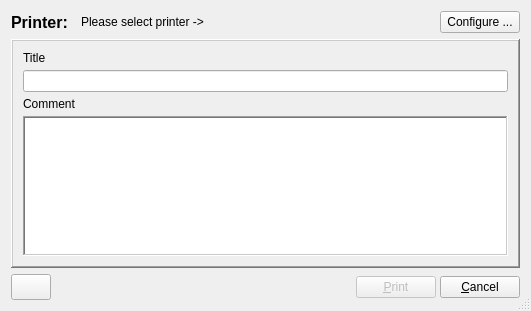
<?xml version="1.0" encoding="UTF-8"?>
<ui version="4.0">
 <class>UIPrintDlg</class>
 <widget class="QDialog" name="UIPrintDlg">
  <property name="geometry">
   <rect>
    <x>0</x>
    <y>0</y>
    <width>531</width>
    <height>311</height>
   </rect>
  </property>
  <property name="windowTitle">
   <string>QtDMM: Print graph ...</string>
  </property>
  <property name="windowIconText">
   <string>Print ...</string>
  </property>
  <property name="sizeGripEnabled">
   <bool>true</bool>
  </property>
  <layout class="QVBoxLayout">
   <property name="spacing">
    <number>6</number>
   </property>
   <property name="leftMargin">
    <number>11</number>
   </property>
   <property name="topMargin">
    <number>11</number>
   </property>
   <property name="rightMargin">
    <number>11</number>
   </property>
   <property name="bottomMargin">
    <number>11</number>
   </property>
   <item>
    <layout class="QHBoxLayout">
     <property name="spacing">
      <number>5</number>
     </property>
     <property name="leftMargin">
      <number>0</number>
     </property>
     <property name="topMargin">
      <number>0</number>
     </property>
     <property name="rightMargin">
      <number>0</number>
     </property>
     <property name="bottomMargin">
      <number>0</number>
     </property>
     <item>
      <widget class="QLabel" name="TextLabel3">
       <property name="sizePolicy">
        <sizepolicy hsizetype="Minimum" vsizetype="Preferred">
         <horstretch>0</horstretch>
         <verstretch>0</verstretch>
        </sizepolicy>
       </property>
       <property name="font">
        <font>
         <pointsize>12</pointsize>
         <weight>75</weight>
         <bold>true</bold>
        </font>
       </property>
       <property name="text">
        <string>Printer:</string>
       </property>
       <property name="wordWrap">
        <bool>false</bool>
       </property>
      </widget>
     </item>
     <item>
      <widget class="QLabel" name="printerLabel">
       <property name="sizePolicy">
        <sizepolicy hsizetype="Expanding" vsizetype="Preferred">
         <horstretch>0</horstretch>
         <verstretch>0</verstretch>
        </sizepolicy>
       </property>
       <property name="whatsThis">
        <string>This label shows the currently selected printer. Click the button to the right to configure the printer. &lt;i&gt;(You have to select a printer in order to be able to print)&lt;/i&gt;</string>
       </property>
       <property name="frameShape">
        <enum>QFrame::NoFrame</enum>
       </property>
       <property name="frameShadow">
        <enum>QFrame::Sunken</enum>
       </property>
       <property name="text">
        <string>Please select printer -&gt;</string>
       </property>
       <property name="wordWrap">
        <bool>false</bool>
       </property>
       <property name="margin">
        <number>0</number>
       </property>
       <property name="indent">
        <number>8</number>
       </property>
      </widget>
     </item>
     <item>
      <widget class="QPushButton" name="configBut">
       <property name="whatsThis">
        <string>Click here to configure the printer.</string>
       </property>
       <property name="text">
        <string>Configure ...</string>
       </property>
       <property name="autoDefault">
        <bool>false</bool>
       </property>
      </widget>
     </item>
    </layout>
   </item>
   <item>
    <widget class="QFrame" name="Frame5">
     <property name="frameShape">
      <enum>QFrame::WinPanel</enum>
     </property>
     <property name="frameShadow">
      <enum>QFrame::Raised</enum>
     </property>
     <layout class="QVBoxLayout">
      <property name="spacing">
       <number>5</number>
      </property>
      <property name="leftMargin">
       <number>10</number>
      </property>
      <property name="topMargin">
       <number>10</number>
      </property>
      <property name="rightMargin">
       <number>10</number>
      </property>
      <property name="bottomMargin">
       <number>10</number>
      </property>
      <item>
       <widget class="QLabel" name="TextLabel1">
        <property name="text">
         <string>Title</string>
        </property>
        <property name="wordWrap">
         <bool>false</bool>
        </property>
       </widget>
      </item>
      <item>
       <widget class="QLineEdit" name="printTitle">
        <property name="whatsThis">
         <string>Enter a title for the document &lt;i&gt;(Optional)&lt;/i&gt;</string>
        </property>
        <property name="frame">
         <bool>true</bool>
        </property>
       </widget>
      </item>
      <item>
       <widget class="QLabel" name="TextLabel2">
        <property name="text">
         <string>Comment</string>
        </property>
        <property name="wordWrap">
         <bool>false</bool>
        </property>
       </widget>
      </item>
      <item>
       <widget class="QTextEdit" name="printComment">
        <property name="whatsThis">
         <string>Here you may enter an comment which will be printed on top of the page &lt;i&gt;(Optional)&lt;/i&gt;</string>
        </property>
        <property name="frameShape">
         <enum>QFrame::WinPanel</enum>
        </property>
        <property name="frameShadow">
         <enum>QFrame::Sunken</enum>
        </property>
        <property name="lineWidth">
         <number>1</number>
        </property>
       </widget>
      </item>
     </layout>
    </widget>
   </item>
   <item>
    <layout class="QHBoxLayout">
     <property name="spacing">
      <number>4</number>
     </property>
     <property name="leftMargin">
      <number>0</number>
     </property>
     <property name="topMargin">
      <number>0</number>
     </property>
     <property name="rightMargin">
      <number>0</number>
     </property>
     <property name="bottomMargin">
      <number>0</number>
     </property>
     <item>
      <widget class="QPushButton" name="helpBut">
       <property name="minimumSize">
        <size>
         <width>26</width>
         <height>26</height>
        </size>
       </property>
       <property name="toolTip">
        <string>Direct help (SHIFT+F1)</string>
       </property>
       <property name="text">
        <string/>
       </property>
       <property name="icon">
        <iconset resource="../Resources.qrc">
         <normaloff>:/Symbols/help.xpm</normaloff>:/Symbols/help.xpm</iconset>
       </property>
       <property name="autoDefault">
        <bool>false</bool>
       </property>
      </widget>
     </item>
     <item>
      <spacer name="Spacer2">
       <property name="orientation">
        <enum>Qt::Horizontal</enum>
       </property>
       <property name="sizeType">
        <enum>QSizePolicy::Expanding</enum>
       </property>
       <property name="sizeHint" stdset="0">
        <size>
         <width>20</width>
         <height>20</height>
        </size>
       </property>
      </spacer>
     </item>
     <item>
      <widget class="QPushButton" name="printBut">
       <property name="enabled">
        <bool>false</bool>
       </property>
       <property name="whatsThis">
        <string>Click here to print.</string>
       </property>
       <property name="text">
        <string>&amp;Print</string>
       </property>
       <property name="default">
        <bool>true</bool>
       </property>
      </widget>
     </item>
     <item>
      <widget class="QPushButton" name="cancelBut">
       <property name="whatsThis">
        <string>Click here to abort printing.</string>
       </property>
       <property name="text">
        <string>&amp;Cancel</string>
       </property>
      </widget>
     </item>
    </layout>
   </item>
  </layout>
 </widget>
 <resources>
  <include location="../Resources.qrc"/>
 </resources>
 <connections>
  <connection>
   <sender>printBut</sender>
   <signal>clicked()</signal>
   <receiver>UIPrintDlg</receiver>
   <slot>accept()</slot>
   <hints>
    <hint type="sourcelabel">
     <x>20</x>
     <y>20</y>
    </hint>
    <hint type="destinationlabel">
     <x>20</x>
     <y>20</y>
    </hint>
   </hints>
  </connection>
  <connection>
   <sender>cancelBut</sender>
   <signal>clicked()</signal>
   <receiver>UIPrintDlg</receiver>
   <slot>reject()</slot>
   <hints>
    <hint type="sourcelabel">
     <x>20</x>
     <y>20</y>
    </hint>
    <hint type="destinationlabel">
     <x>20</x>
     <y>20</y>
    </hint>
   </hints>
  </connection>
 </connections>
</ui>
